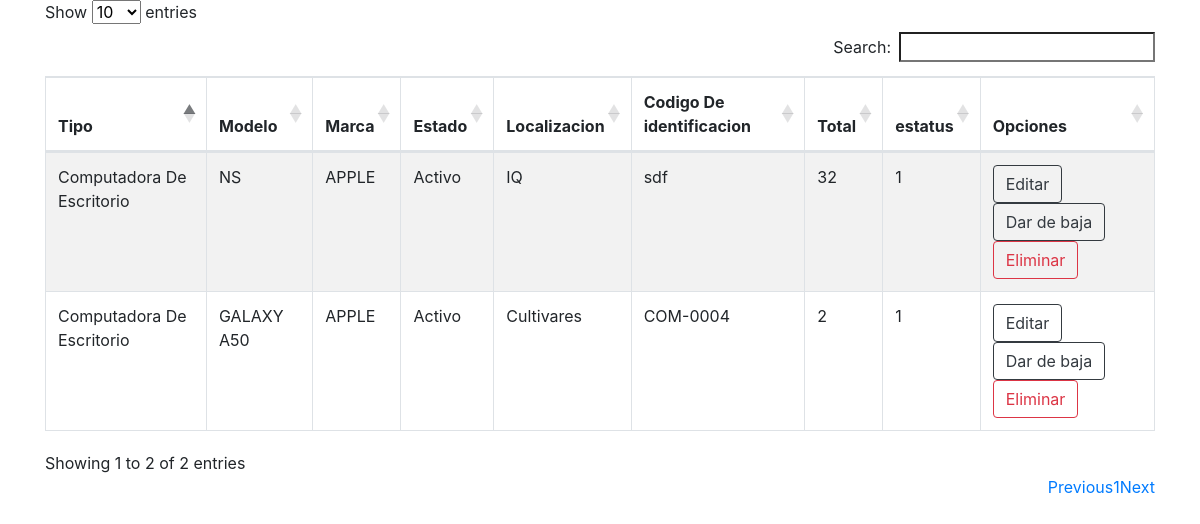
/pagina/PAGINAWEB/lista_equipo.php, run on the app's committed database.
### tables this page shows
CREATE TABLE `computo` (
  `idcomputo` int(11) NOT NULL,
  `fktipo` int(11) NOT NULL,
  `modelo` varchar(100) DEFAULT NULL,
  `fkmarca` int(11) DEFAULT NULL,
  `fkestado` int(11) NOT NULL,
  `fklocalizacion` int(11) NOT NULL,
  `codigo_id` varchar(20) NOT NULL,
  `total` int(11) NOT NULL,
  `estatus` varchar(1) DEFAULT '1'
);

CREATE TABLE `tipo_compu` (
  `idtipo_compu` int(11) NOT NULL,
  `tipo_co` varchar(100) NOT NULL,
  `estatus` varchar(1) DEFAULT '1'
);

CREATE TABLE `marca` (
  `idmarca` int(11) NOT NULL,
  `nombre_marca` varchar(50) NOT NULL,
  `estatus` varchar(1) NOT NULL DEFAULT '1'
);

CREATE TABLE `estado` (
  `idestado` int(11) NOT NULL,
  `tipo_estado` varchar(100) NOT NULL,
  `estatus` varchar(1) NOT NULL DEFAULT '1'
);

CREATE TABLE `localizacion` (
  `idlocalizacion` int(11) NOT NULL,
  `fktipo_empresa` int(11) NOT NULL,
  `nombre` varchar(100) NOT NULL,
  `area` varchar(100) NOT NULL,
  `direccion1` text NOT NULL,
  `direccion2` text,
  `ciudad` varchar(100) NOT NULL,
  `fkestados` int(11) NOT NULL,
  `estatus` varchar(1) DEFAULT '1'
);

### pagina/PAGINAWEB/Clases/clase_equipo.php (called while the page is built, shortened)
<?php
class Equipo{
    function __construct(){
        require_once("conexion.php");
        $this->conexion=new Conexion();
    }
 function mostrar3(){
 	$consulta=" SELECT * FROM computo c INNER JOIN tipo_compu tc ON c.fktipo=tc.idtipo_compu INNER JOIN estado es ON es.idestado=c.fkestado INNER JOIN localizacion l ON l.idlocalizacion=c.fklocalizacion INNER JOIN marca m ON m.idmarca=c.fkmarca";
 		$resultado=$this->conexion->returnConsulta($consulta);
 		return $resultado;
 	}
}
?>

### pagina/PAGINAWEB/conexion.php (called while the page is built, shortened)
<?php
class conexion extends mysqli {
	function returnConsulta($consulta){
		$datos=$this->query($consulta);
		return $datos;
	}
}
?>

### pagina/PAGINAWEB/lista_equipo.php (the view, shortened to what this page needs)
<?php
require_once("Clases/clase_equipo.php");
$equipo=new Equipo();
$registros=$equipo->mostrar3();
 ?>
 <!DOCTYPE html>
 <html>
 <head>
 	<link rel="stylesheet" type="text/css" href="https://cdn.datatables.net/1.10.25/css/dataTables.bootstrap4.min.css">
 	<link rel="stylesheet" type="text/css" href="https://cdnjs.cloudflare.com/ajax/libs/twitter-bootstrap/4.5.2/css/bootstrap.css">
 </head>
 <body>
 	<div class="container">
 		<table id="example" class="table table-striped table-bordered" style="width:100%">
 			<thead>
 				<th>Tipo</th>
 				<th>Modelo</th>
 				<th>Marca</th>
 				<th>Estado</th>
 				<th>Localizacion</th>
 				<th>Codigo De identificacion</th>
 				<th>Total</th>
 				<th>estatus</th>
 				<th>Opciones</th>
 			</thead>
 			<tbody>
 				<?php
 					while($fila=mysqli_fetch_array($registros)){
 				 ?>
 				<tr>
 					<td><?=$fila["tipo_co"]?></td>
 					<td><?=$fila["modelo"]?></td>
 					<td><?=$fila["nombre_marca"]?></td>
 					<td><?=$fila["tipo_estado"]?></td>
 					<td><?=$fila["nombre"]?></td>
 					<td><?=$fila["codigo_id"]?></td>
 					<td><?=$fila["total"]?></td>
 					<td><?=$fila["estatus"]?></td>
 									<td>
 						<a href="editar_equipo.php?idcomputo=<?=$fila['idcomputo']?>"><button class="btn btn-outline-dark">Editar</button></a>
 						<a href="baja_equipo.php?idcomputo=<?=$fila['idcomputo']?>"><button class="btn btn-outline-dark">Dar de baja</button></a>
 						<a href="eliminar_equipo.php?idcomputo=<?=$fila['idcomputo']?>"><button class="btn btn-outline-danger">Eliminar</button></a>
 					</td>
 				</tr>
 				<?php
 				}
 				 ?>
 			</tbody>
 		</table>
 	</div>
 </body>
 </html>

### pagina/PAGINAWEB/lista_equipo.php (style rules this page uses)
body { background-color: write; }

### data on the page
computo: fktipo.tipo_co "Computadora De Escritorio", modelo "NS", fkmarca.nombre_marca "APPLE", fkestado.tipo_estado "Activo", fklocalizacion.nombre "IQ", codigo "sdf", total "32", fkmarca.estatus "1"
computo: fktipo.tipo_co "Computadora De Escritorio", modelo "GALAXY A50", fkmarca.nombre_marca "APPLE", fkestado.tipo_estado "Activo", fklocalizacion.nombre "Cultivares", codigo "COM-0004", total "2", fkmarca.estatus "1"
